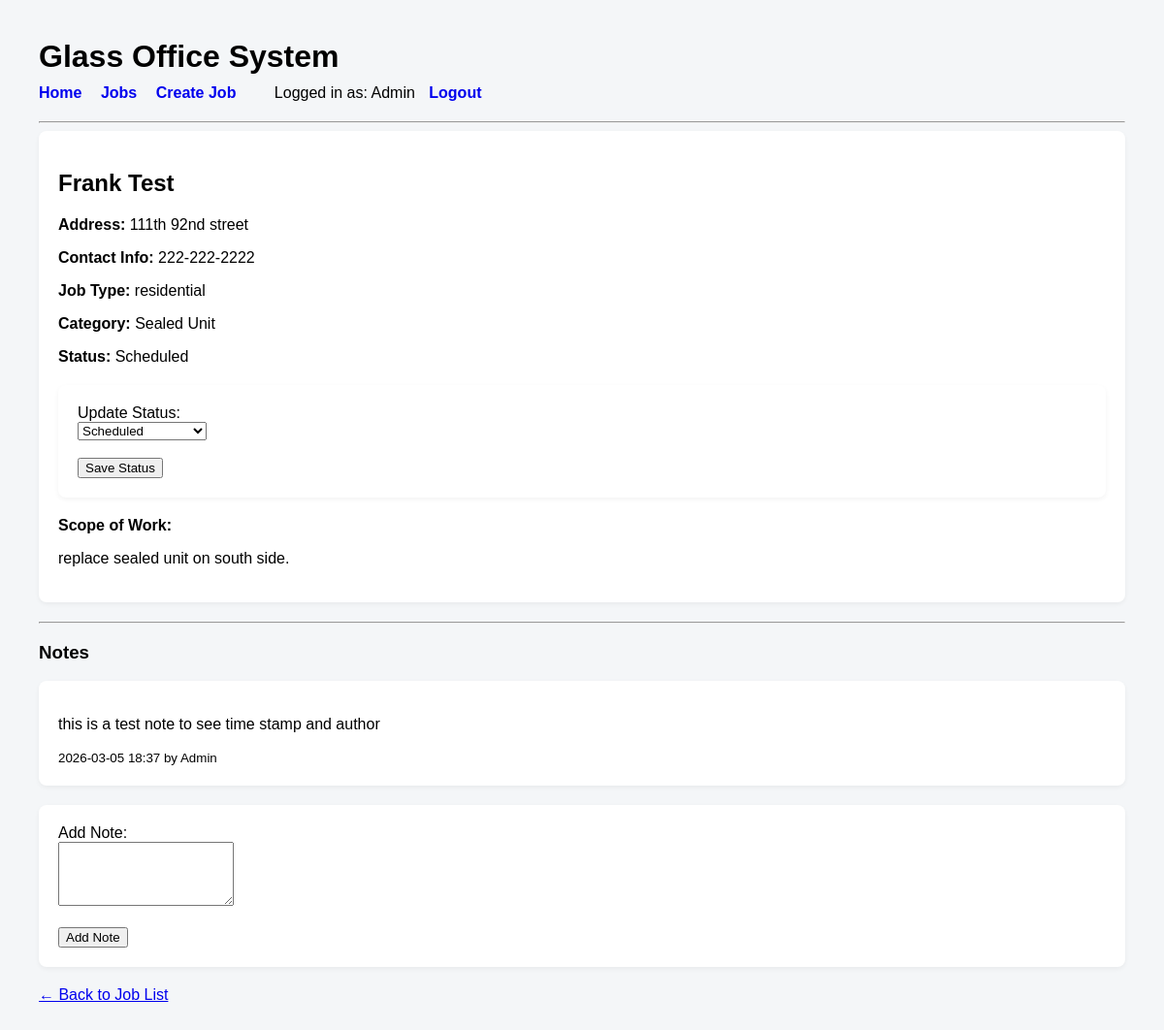
The page /jobs/2 (signed in) on the database its author committed.
### models.py (models this page shows, shortened)
class Job(db.Model):
    id = db.Column(db.Integer, primary_key=True)
    customer_name = db.Column(db.String(200), nullable=False)
    address = db.Column(db.String(300), nullable=False)
    contact_info = db.Column(db.String(200))
    job_type = db.Column(db.String(50))
    job_category = db.Column(db.String(100))
    scope_of_work = db.Column(db.Text)
    install_date = db.Column(db.Date)
    status = db.Column(db.String(50), default="scheduled")
    notes = db.relationship("JobNote", backref="job", lazy=True)
    created_by = db.Column(db.Integer, db.ForeignKey("user.id"))
    created_at = db.Column(db.DateTime, default=datetime.utcnow)
    updated_at = db.Column(db.DateTime, default=datetime.utcnow, onupdate=datetime.utcnow)

class JobNote(db.Model):
    id = db.Column(db.Integer, primary_key=True)
    job_id = db.Column(db.Integer, db.ForeignKey("job.id"))
    user_id = db.Column(db.Integer, db.ForeignKey("user.id"))
    note_type = db.Column(db.String(50))
    content = db.Column(db.Text, nullable=False)
    created_at = db.Column(db.DateTime, default=datetime.utcnow)
    author = db.relationship("User")

class User(db.Model):
    id = db.Column(db.Integer, primary_key=True)
    name = db.Column(db.String(100), nullable=False)
    email = db.Column(db.String(120), unique=True, nullable=False)
    password_hash = db.Column(db.String(255), nullable=False)
    role = db.Column(db.String(20), nullable=False)
    active = db.Column(db.Boolean, default=True)
    created_at = db.Column(db.DateTime, default=datetime.utcnow)
    updated_at = db.Column(db.DateTime, default=datetime.utcnow, onupdate=datetime.utcnow)

### app.py (the view)
    @app.route("/jobs/<int:job_id>")
    def job_detail(job_id):
        job = Job.query.get_or_404(job_id)
        return render_template("job_detail.html", job=job)

### templates/job_detail.html (shortened to what this page needs)
{% extends "base.html" %}
{% block content %}
<div class="card">
    <h2>{{ job.customer_name }}</h2>
    <p><strong>Address:</strong> {{ job.address }}</p>
    <p><strong>Contact Info:</strong> {{ job.contact_info }}</p>
    <p><strong>Job Type:</strong> {{ job.job_type }}</p>
    <p><strong>Category:</strong> {{ job.job_category }}</p>
    <p><strong>Status:</strong> {{ job.status.replace('_', ' ').title() }}</p>
<form method="POST" action="/jobs/{{ job.id }}/status">
    <div class="card" style="margin-top:20px;">
        <label>Update Status:</label><br>
        <select name="status">
    <option value="scheduled"
        {% if job.status == "scheduled" %}selected{% endif %}>
        Scheduled
    </option>
</select>
        <br><br>
        <button type="submit">Save Status</button>
    </div>
</form>
    <p><strong>Scope of Work:</strong></p>
    <p>{{ job.scope_of_work }}</p>
</div>
<hr>
<h3>Notes</h3>
{% if job.notes %}
    {% for note in job.notes %}
        <div class="card">
            <p>{{ note.content }}</p>
            <small>{{ note.created_at.strftime("%Y-%m-%d %H:%M") }}
                by {{ note.author.name }}
            </small>
        </div>
    {% endfor %}
{% else %}
    <p>No notes yet.</p>
{% endif %}
<div class="card">
    <form method="POST" action="/jobs/{{ job.id }}/notes">
        <label>Add Note:</label><br>
        <textarea name="content" rows="4" required></textarea><br><br>
        <button type="submit">Add Note</button>
    </form>
</div>
<a href="/jobs">← Back to Job List</a>
{% endblock %}

### templates/base.html (style rules this page uses)
body { font-family: Arial, sans-serif; margin: 40px; background-color: #f4f6f8; }
.card { background: white; padding: 20px; border-radius: 8px; margin-bottom: 20px; box-shadow: 0 2px 5px rgba(0,0,0,0.05); }

### rows shown on the page
Job: customer_name "Frank Test", address "111th 92nd street", contact_info "222-222-2222", job_type "residential", job_category "Sealed Unit", status.replace "Scheduled", status "Scheduled", scope_of_work "replace sealed unit on south side."
JobNote: content "this is a test note to see time stamp and author", created_at "2026-03-05 18:37", author.name "Admin"

### other values the page prints
{{ session["user_name"] }} "Admin"
